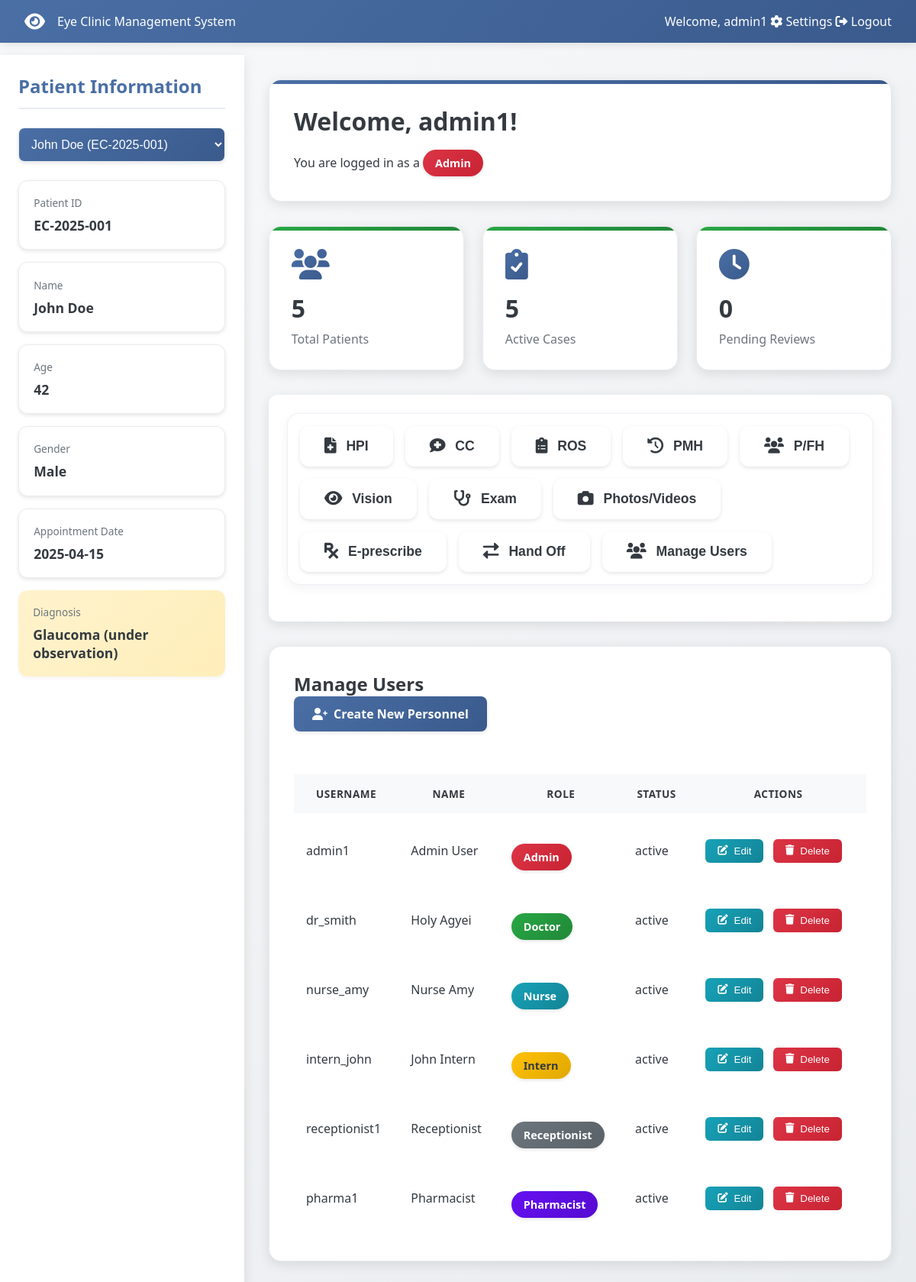
The page /dashboard (signed in) on the database its author committed.
### models.py (models this page shows, shortened)
class User(db.Model):
    id = db.Column(db.Integer, primary_key=True)
    username = db.Column(db.String(80), unique=True, nullable=False)
    email = db.Column(db.String(120), unique=True, nullable=False)
    password_hash = db.Column(db.String(120), nullable=False)
    role = db.Column(db.String(80), nullable=False)
    name = db.Column(db.String(120))
    status = db.Column(db.String(20), default='active')
    last_login = db.Column(db.DateTime, default=lambda: datetime.now(timezone.utc))
    custom_permissions = db.Column(db.String(500))  # Store tab permissions as comma-separated string
    created_at = db.Column(db.DateTime, default=lambda: datetime.now(timezone.utc))
    updated_at = db.Column(db.DateTime, default=lambda: datetime.now(timezone.utc), onupdate=lambda: datetime.now(timezone.utc))
    def get_custom_permissions(self):
        if self.custom_permissions:
            return self.custom_permissions.split(',')
        return []
    def to_dict(self):
        return {
            'id': self.id,
            'username': self.username,
            'role': self.role,
            'name': self.name,
            'status': self.status,
            'last_login': self.last_login.strftime('%Y-%m-%dT%H:%M:%S.%f') if self.last_login else None,
            'custom_permissions': self.get_custom_permissions(),
            'created_at': self.created_at.isoformat() if self.created_at else None,
            'updated_at': self.updated_at.isoformat() if self.updated_at else None
        }

class Patient(db.Model):
    id = db.Column(db.String(20), primary_key=True)
    name = db.Column(db.String(100), nullable=False)
    age = db.Column(db.Integer)
    gender = db.Column(db.String(10))
    appointment_date = db.Column(db.Date)
    diagnosis = db.Column(db.Text)
    created_at = db.Column(db.DateTime, default=datetime.utcnow)
    updated_at = db.Column(db.DateTime, default=datetime.utcnow, onupdate=datetime.utcnow)
    def to_dict(self):
        return {
            'id': self.id,
            'name': self.name,
            'age': self.age,
            'gender': self.gender,
            'appointment_date': self.appointment_date.isoformat() if self.appointment_date else None,
            'diagnosis': self.diagnosis,
            'created_at': self.created_at.isoformat() if self.created_at else None,
            'updated_at': self.updated_at.isoformat() if self.updated_at else None
        }

### app.py (the view)
@app.route('/dashboard')
@login_required
def dashboard():
    role = session['role']
    user = User.query.filter_by(username=session['username']).first()
    custom_permissions = user.get_custom_permissions() if user else []
    if custom_permissions:
        accessible_tabs = {
            tab: tab in custom_permissions
            for tab in TAB_PERMISSIONS.keys()
        }
    else:
        accessible_tabs = {
            tab: tab in [t for t, roles in TAB_PERMISSIONS.items() if role in roles]
            for tab in TAB_PERMISSIONS.keys()
        }
    role_stats = {
        'Admin': {
            'total_patients': Patient.query.count(),
            'active_cases': Patient.query.filter(Patient.diagnosis.isnot(None)).count(),
            'pending_reviews': Patient.query.filter(Patient.diagnosis.is_(None)).count()
        },
        'Doctor': {
            'patients_today': Patient.query.filter_by(appointment_date=datetime.now().date()).count(),
            'pending_reports': Patient.query.filter(Patient.diagnosis.is_(None)).count(),
            'prescriptions': 8  # This would come from a prescriptions table in a real app
        },
        'Nurse': {
            'assigned_patients': Patient.query.count(),
            'vitals_pending': 3,  # This would come from a vitals table in a real app
            'follow_ups': 4  # This would come from a follow-ups table in a real app
        },
        'Intern': {
            'observed_cases': 10,  # This would come from a cases table in a real app
            'assisted_cases': 5,
            'study_hours': 15
        },
        'Receptionist': {
            'appointments_today': Patient.query.filter_by(appointment_date=datetime.now().date()).count(),
            'check_ins': 15,  # This would come from a check-ins table in a real app
            'pending_calls': 4  # This would come from a calls table in a real app
        },
        'Pharmacist': {
            'prescriptions_pending': 12,  # This would come from a prescriptions table in a real app
            'completed_orders': 35,
            'inventory_alerts': 3
        }
    }
    can_view_patient_info = role in PATIENT_INFO_ACCESS
    current_patient = None
    if can_view_patient_info:
        current_patient = Patient.query.get(session.get('selected_patient_id'))
        if not current_patient:
            current_patient = Patient.query.first()
            if current_patient:
                session['selected_patient_id'] = current_patient.id
    return render_template('dashboard.html',
                         username=session['username'],
                         role=role,
                         tabs=accessible_tabs,
                         stats=role_stats[role],
                         can_view_patient_info=can_view_patient_info,
                         patient_data=current_patient.to_dict() if current_patient else None,
                         all_patients=[p.to_dict() for p in Patient.query.all()] if can_view_patient_info else None,
                         users=[u.to_dict() for u in User.query.all()] if role == 'Admin' else None)

### app.py (called while the page is built)
def login_required(f):
    @wraps(f)
    def decorated_function(*args, **kwargs):
        if 'username' not in session:
            flash('Please log in first.')
            return redirect(url_for('login'))
        return f(*args, **kwargs)
    return decorated_function

### templates/dashboard.html (shortened to what this page needs)
<!DOCTYPE html>
<html lang="en">
<head>
    <link rel="stylesheet" href="https://cdnjs.cloudflare.com/ajax/libs/font-awesome/6.0.0/css/all.min.css">
</head>
<body>
    <nav class="navbar">
        <div class="navbar-brand">
            <i class="fas fa-eye"></i>
            <span>Eye Clinic Management System</span>
        </div>
        <div class="navbar-right">
            <span>Welcome, {{ username }}</span>
            <a href="#" class="nav-button" onclick="showTab('Settings')">
                <i class="fas fa-cog"></i>
                Settings
            </a>
            <a href="{{ url_for('logout') }}" class="nav-button">
                <i class="fas fa-sign-out-alt"></i>
                Logout
            </a>
        </div>
    </nav>
    <div class="main-content">
        {% if can_view_patient_info %}
        <div class="patient-sidebar">
            <div class="patient-info">
                <h2>Patient Information</h2>
                <div class="patient-selector" style="margin-bottom: 1.5rem;">
                    <select id="patient-select" class="form-control" onchange="selectPatient(this.value)" style="width: 100%; padding: 0.75rem; border: 1px solid var(--border-color); border-radius: 8px; background-color: white; font-size: 1rem;">
                    {% for patient in all_patients %}
                        <option value="{{ patient.id }}" {% if patient.id == patient_data.id %}selected{% endif %}>
                            {{ patient.name }} ({{ patient.id }})
                        </option>
                    {% endfor %}
                </select>
            </div>
                {% if patient_data %}
                <div class="info-group">
                    <div class="info-label">Patient ID</div>
                    <div class="info-value">{{ patient_data.id }}</div>
                </div>
                <div class="info-group">
                    <div class="info-label">Name</div>
                    <div class="info-value">{{ patient_data.name }}</div>
                </div>
                <div class="info-group">
                    <div class="info-label">Age</div>
                    <div class="info-value">{{ patient_data.age }}</div>
                </div>
                <div class="info-group">
                    <div class="info-label">Gender</div>
                    <div class="info-value">{{ patient_data.gender }}</div>
                </div>
                <div class="info-group">
                    <div class="info-label">Appointment Date</div>
                    <div class="info-value">{{ patient_data.appointment_date }}</div>
                </div>
                <div class="diagnosis">
                    <div class="info-label">Diagnosis</div>
                    <div class="info-value">{{ patient_data.diagnosis }}</div>
                </div>
                {% else %}
                <div class="info-group">
                    <div class="info-value">No patient selected</div>
                </div>
                {% endif %}
            </div>
        </div>
        {% endif %}
        <div class="dashboard-container">
            <div class="welcome-card">
                <h1>Welcome, {{ username }}!</h1>
                <p>You are logged in as a <span class="role-badge role-{{ role }}">{{ role }}</span></p>
            </div>
            {% if role == 'Admin' %}
            <div class="stats-container">
                <div class="stat-card">
                    <i class="fas fa-users stat-icon"></i>
                    <div class="stat-value">{{ stats.total_patients }}</div>
                    <div class="stat-label">Total Patients</div>
                </div>
                <div class="stat-card">
                    <i class="fas fa-clipboard-check stat-icon"></i>
                    <div class="stat-value">{{ stats.active_cases }}</div>
                    <div class="stat-label">Active Cases</div>
                </div>
                <div class="stat-card">
                    <i class="fas fa-clock stat-icon"></i>
                    <div class="stat-value">{{ stats.pending_reviews }}</div>
                    <div class="stat-label">Pending Reviews</div>
                </div>
            </div>
            {% endif %}
            <div class="tabs-container">
                <div class="tab-buttons">
                    {% for tab, has_access in tabs.items() %}
                        {% if has_access and tab != 'Settings' %}
                        <button class="tab-button" onclick="showTab('{{ tab }}')">
                            {% if tab == 'Manage Users' %}
                                <i class="fas fa-users"></i>
                            {% elif tab == 'HPI' %}
                                <i class="fas fa-file-medical"></i>
                            {% elif tab == 'CC' %}
                                <i class="fas fa-comment-medical"></i>
                            {% elif tab == 'ROS' %}
                                <i class="fas fa-clipboard-list"></i>
                            {% elif tab == 'PMH' %}
                                <i class="fas fa-history"></i>
                            {% elif tab == 'P/FH' %}
                                <i class="fas fa-users"></i>
                            {% elif tab == 'Vision' %}
                                <i class="fas fa-eye"></i>
                            {% elif tab == 'Exam' %}
                                <i class="fas fa-stethoscope"></i>
                            {% elif tab == 'Photos/Videos' %}
                                <i class="fas fa-camera"></i>
                            {% elif tab == 'E-prescribe' %}
                                <i class="fas fa-prescription"></i>
                            {% elif tab == 'Hand Off' %}
                                <i class="fas fa-exchange-alt"></i>
                            {% endif %}
                                {{ tab }}
                            </button>
                        {% endif %}
                    {% endfor %}
                </div>
            </div>
            {% if role == 'Admin' %}
            <div class="manage-users-container">
                <h2>Manage Users</h2>
                <a href="{{ url_for('create_personnel') }}" class="create-personnel-btn">
                    <i class="fas fa-user-plus"></i> Create New Personnel
                </a>
                <table class="users-table">
                    <thead>
                        <tr>
                            <th>Username</th>
                            <th>Name</th>
                            <th>Role</th>
                            <th>Status</th>
                            <th>Actions</th>
                        </tr>
                    </thead>
                    <tbody>
                        {% for user in users %}
                        <tr>
                            <td>{{ user.username }}</td>
                            <td>{{ user.name }}</td>
                            <td><span class="role-badge role-{{ user.role }}">{{ user.role }}</span></td>
                            <td>{{ user.status }}</td>
                            <td>
                                <button class="action-btn edit-btn" onclick="editUser({{ user.id }})">
                                    <i class="fas fa-edit"></i> Edit
                                </button>
                                <button class="action-btn delete-btn" onclick="deleteUser({{ user.id }})">
                                    <i class="fas fa-trash"></i> Delete
                                </button>
                            </td>
                        </tr>
                        {% endfor %}
                    </tbody>
                </table>
            </div>
            {% endif %}
        </div>
    </div>
</body>
</html>

### rows shown on the page
User: username "admin1", role "Admin", name "Admin User", status "active"
Patient: id "EC-2025-001", name "John Doe", gender "Male", diagnosis "Glaucoma (under observation)"
User: username "dr_smith", name "Holy Agyei", role "Doctor", status "active"
User: username "nurse_amy", name "Nurse Amy", role "Nurse", status "active"
User: username "intern_john", name "John Intern", role "Intern", status "active"
User: username "receptionist1", name "Receptionist", role "Receptionist", status "active"
User: username "pharma1", name "Pharmacist", role "Pharmacist", status "active"

### other values the page prints
{{ patient_data.age }} "42"
{{ patient_data.appointment_date }} "2025-04-15"
{{ stats.total_patients }} "5"
{{ stats.active_cases }} "5"
{{ stats.pending_reviews }} "0"
{{ tab }} "HPI" "CC" "ROS" "PMH" "P/FH" "Vision" "Exam" "Photos/Videos" "E-prescribe" "Hand Off" "Manage Users"
form field value "John Doe (EC-2025-001)"
